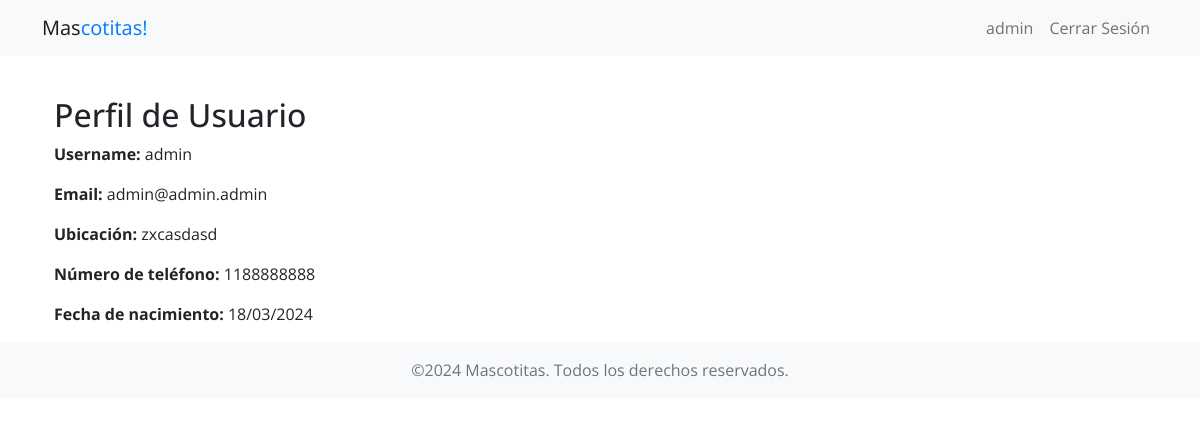
The page /usuario/ (signed in) on the database its author committed.
### users/models.py (models this page shows)
class User(AbstractUser):
    id = models.UUIDField(primary_key=True, default=uuid.uuid4, editable=False)
    ubicacion = models.CharField(max_length=255, blank=True)
    numero_de_telefono = models.CharField(max_length = 50, blank=True, null=True)
    fecha_de_nacimiento = models.DateField(null=True, blank=True)

### users/views.py (the view)
# urls.py: path('', UserDetailView.as_view(), name='user_profile'),
class UserDetailView(LoginRequiredMixin, DetailView):
    model = User
    def get_object(self):
        return self.request.user

### users/templates/users/user_detail.html
{% extends 'base.html' %}
{% block content_wrapper %}
<div class="container">
    <h2>Perfil de Usuario</h2>
    <div class="row">
        <div class="col-md-6">
            <p><strong>Username:</strong> {{ object.username }}</p>
            <p><strong>Email:</strong> {{ object.email }}</p>
            <p><strong>Ubicación:</strong> {{ object.ubicacion }}</p>
            <p><strong>Número de teléfono:</strong> {{ object.numero_de_telefono }}</p>
            <p><strong>Fecha de nacimiento:</strong> {{ object.fecha_de_nacimiento|date:"d/m/Y" }}</p>
        </div>
    </div>
</div>
{% endblock %}

### mascotitas/templates/base.html (shortened to what this page needs)
{% load static %}
<!DOCTYPE html>
<html lang="es">
<head>
    <link href="https://cdn.jsdelivr.net/npm/bootstrap@5.1.1/dist/css/bootstrap.min.css" rel="stylesheet">
    <link href="{% static 'css/fontawesome/css/all.min.css' %}" rel="stylesheet">
    <link href="{% static 'css/custom.css' %}" rel="stylesheet">
</head>
<body>
    <nav class="navbar navbar-expand-lg navbar-light bg-light fixed-top">
        <div class="container">
            <a class="navbar-brand" href="{% url 'index' %}">Mas<span>cotitas!</span></a>
            <div class="collapse navbar-collapse" id="navbarNavAltMarkup">
                <div class="navbar-nav ms-auto">
                    {% if user.is_authenticated %}
                        <a class="nav-item nav-link" href="{% url 'users:user_profile' %}"><i class="fas fa-user"></i> {{ request.user }}</a>
                        <a class="nav-item nav-link" href="{% url 'logout' %}">Cerrar Sesión</a>
                    {% else %}
                        <a class="nav-item nav-link" href="{% url 'login' %}">Iniciar Sesión</a>
                    {% endif %}
                </div>
            </div>
        </div>
    </nav>
    <div class="container mt-5 pt-5">
        {% block content_wrapper %}{% endblock %}
    </div>
    <footer class="footer mt-auto py-3 bg-light">
        <div class="container text-center">
            ©2024 Mascotitas. Todos los derechos reservados.
        </div>
    </footer>
</body>
</html>

### mascotitas/static/css/custom.css (style rules this page uses)
body { font-family: 'Open Sans', sans-serif; }
.navbar-brand span { color: #007bff; }
.footer { background-color: #f8f9fa; color: #6c757d; }

### rows shown on the page
User: user "admin", username "admin", email "admin@admin.admin", ubicacion "zxcasdasd", numero_de_telefono "1188888888", fecha_de_nacimiento "18/03/2024"
